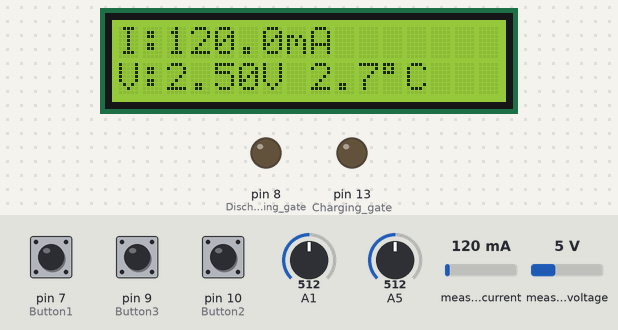
This sketch was run on a simulated Arduino Uno, built with avr-gcc and run on an emulated ATmega328P. Shown: 16×2 character LCD, output pins drawn as LEDs (lit = HIGH). Inputs (shaded band) come from the test bench; at power-on: pin 9 (Button3) LOW, pin 10 (Button2) LOW, measured current 120 mA, A5 = 512, pin 7 (Button1) LOW, A1 = 512, measured voltage 5 V. What the sketch prints to the serial monitor is not drawn.

Above: at 1.2 s.
1.3 s: pin 9 (Button3) pulled HIGH for 0.15 s
At 2.5 s:
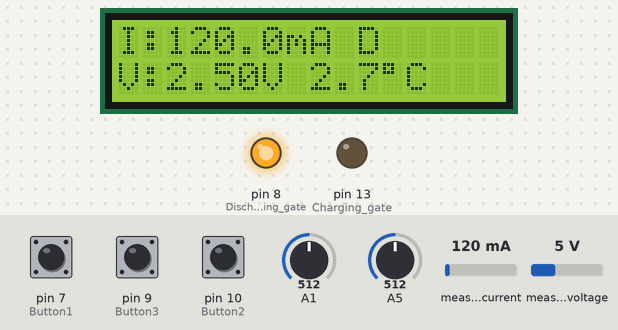
2.9 s: pin 10 (Button2) pulled HIGH for 0.15 s
At 4.1 s:
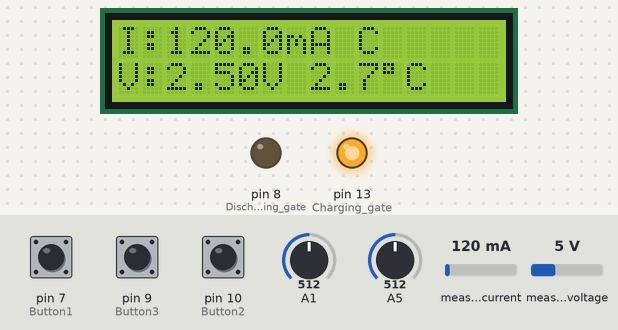
4.5 s: measured current set to 1000 mA
At 5.0 s:
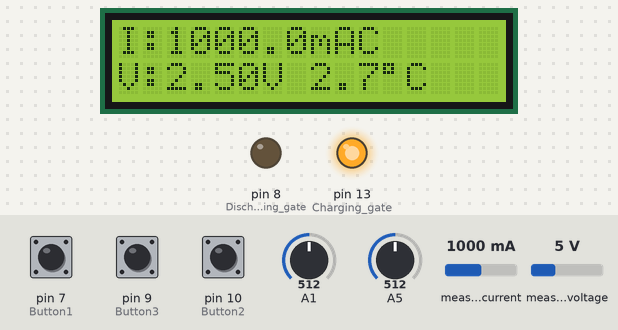
6.0 s: measured current set to 40 mA
At 7.2 s:
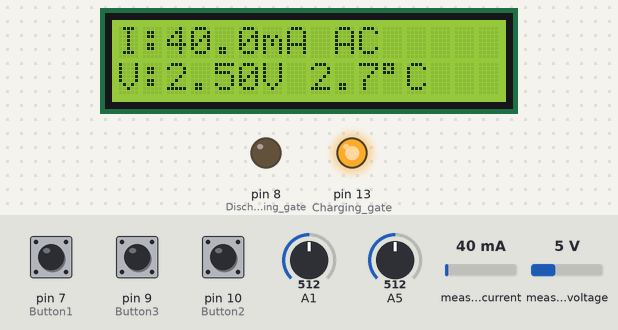
7.5 s: pin 9 (Button3) pulled HIGH for 1 s
At 8.0 s:
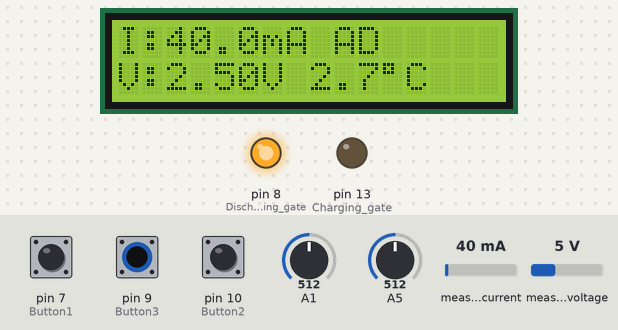
10.0 s: A5 set to 30
At 11.2 s:
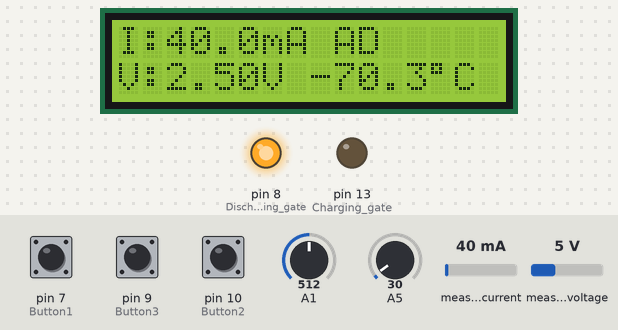
Timing chart, 0 to 12.5 s (numbered marks = the images above; inputs shaded):
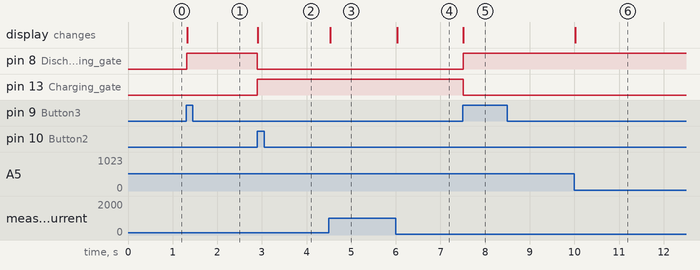

The sketch:

Final_Arduino_Code_AZ.ino
```cpp
#include <Wire.h>
#include <Adafruit_INA219.h>
#include <LiquidCrystal.h>
#include <math.h>

Adafruit_INA219 ina219;

// LCD pins: rs, en, d4, d5, d6, d7
const int rs = 12, en = 11, d4 = 5, d5 = 4, d6 = 3, d7 = 2;
LiquidCrystal lcd(rs, en, d4, d5, d6, d7);

bool button1 = 0;
bool button2 = 0;
bool button3 = 0;

bool LCD_state = 0;
bool charging_state = 0;
bool discharging_state = 0;

int Vo;
float R1 = 10000;
float logR2, R2, T, Tc;
float c1 = 1.009249522e-03, c2 = 2.378405444e-04, c3 = 2.019202697e-07;

// Auto switching control
unsigned long lowVoltageStart = 0;
unsigned long lowCurrentStart = 0;
const unsigned long switchDelay = 60000; // 1 minute
const float MIN_VOLTAGE = 3.2;
const float MIN_CURRENT = 1.0;
const float MIN_VOLTAGE_FOR_FULL = 4.13;

void setup() {
  pinMode(13, OUTPUT);  // Charging gate
  pinMode(8, OUTPUT);   // Discharging gate
  pinMode(10, INPUT);   // Button2: manual charging
  pinMode(9, INPUT);    // Button3: manual discharging
  pinMode(7, INPUT);    // Button1: LCD toggle

  Serial.begin(115200);
  while (!Serial) { delay(1); }

  if (!ina219.begin()) {
    Serial.println("Failed to find INA219 chip");
    while (1) { delay(10); }
  }

  ina219.setCalibration_32V_2A();
  lcd.begin(16, 2);
  lcd.clear();
}

void loop() {
  // --- Sensor Readings ---
  float shuntvoltage = ina219.getShuntVoltage_mV();
  float busvoltage = ina219.getBusVoltage_V();
  float current_mA = ina219.getCurrent_mA();
  float power_mW = ina219.getPower_mW();
  int sensorValue = analogRead(A1);
  float loadvoltage = (sensorValue * 5.0) / 1023;

  button2 = digitalRead(10);
  button3 = digitalRead(9);
  button1 = digitalRead(7);

  // --- Manual Controls ---
  if (button2 == 1) {
    charging_state = 1;
    discharging_state = 0;
  }
  if (button3 == 1) {
    charging_state = 0;
    discharging_state = 1;
  }

  unsigned long now = millis();

  // --- Auto Switching Logic ---
  // Start charging if voltage too low
  if (loadvoltage <= MIN_VOLTAGE) {
    if (lowVoltageStart == 0) lowVoltageStart = now;
    if (now - lowVoltageStart >= switchDelay) {
      charging_state = 1;
      discharging_state = 0;
    }
  } else {
    lowVoltageStart = 0;
  }
  // Start discharging if current is very low and voltage is high (battery full)
  if (charging_state == 1 && current_mA <= MIN_CURRENT && loadvoltage >= MIN_VOLTAGE_FOR_FULL) {
    if (lowCurrentStart == 0) lowCurrentStart = now;
    if (now - lowCurrentStart >= switchDelay) {
      discharging_state = 1;
      charging_state = 0;
    }
  } else {
    lowCurrentStart = 0;
  }

  // --- Actuate Charge/Discharge Gates ---
  digitalWrite(13, charging_state ? HIGH : LOW);
  digitalWrite(8, discharging_state ? HIGH : LOW);

  // --- Thermistor Temperature Calculation ---
  Vo = analogRead(A5);
  R2 = R1 * (1023.0 / (float)Vo - 1.0);
  logR2 = log(R2);
  T = (1.0 / (c1 + c2 * logR2 + c3 * pow(logR2, 3)));
  Tc = T - 273.15 - 22;  // Adjusted calibration offset

  // --- LCD Real-Time Display ---
  lcd.setCursor(0, 0);
  lcd.print("I:");
  lcd.print(current_mA, 1);
  lcd.print("mA ");

  lcd.setCursor(10, 0);  // Status on top-right
  if (charging_state) {
    lcd.print("C ");
  } else if (discharging_state) {
    lcd.print("D ");
  } else {
    lcd.print("  ");  // Clear if neither
  }

  lcd.setCursor(0, 1);
  lcd.print("V:");
  lcd.print(loadvoltage, 2);
  lcd.print("V ");

  lcd.print(Tc, 1);
  lcd.print((char)223);
  lcd.print("C ");

  // --- Serial Output for Python Logging ---
  Serial.print("BusVoltage:"); Serial.print(busvoltage); Serial.print("\t");
  Serial.print("ShuntVoltage:"); Serial.print(shuntvoltage); Serial.print("\t");
  Serial.print("LoadVoltage:"); Serial.print(loadvoltage); Serial.print("\t");
  Serial.print("Current_mA:"); Serial.print(current_mA); Serial.print("\t");
  Serial.print("Temperature:"); Serial.print(Tc); Serial.print("\t");
  Serial.print("Power_mW:"); Serial.println(power_mW);
  //delay(5000); // Log every 5 seconds
 // delay(1000); // Log every 1 seconds
}
```

Measured:
- after the input at 1.3 s, pin 8 (Discharging_gate): LOW → HIGH at once; the display: changes at once (image 1)
- after the input at 2.9 s, pin 8 (Discharging_gate): HIGH → LOW at once; pin 13 (Charging_gate): LOW → HIGH at once; the display: changes at once (image 2)
- after the input at 4.5 s, the display: changes at once (image 3)
- after the input at 6.0 s, the display: changes at once (image 4)
- after the input at 7.5 s, pin 8 (Discharging_gate): LOW → HIGH at once; pin 13 (Charging_gate): HIGH → LOW at once; the display: changes at once (image 5)
- after the input at 10.0 s, the display: changes at once (image 6)
